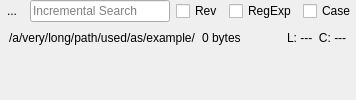
  <widget class="QWidget" name="centralwidget">
   <layout class="QVBoxLayout" name="verticalLayout">
    <property name="margin">
     <number>0</number>
    </property>
    <item>
     <widget class="QFrame" name="incrementalSearchFrame">
      <property name="frameShape">
       <enum>QFrame::NoFrame</enum>
      </property>
      <layout class="QHBoxLayout" name="horizontalLayout">
       <property name="margin">
        <number>0</number>
       </property>
       <item>
        <widget class="QToolButton" name="buttonIFind">
         <property name="text">
          <string>...</string>
         </property>
         <property name="icon">
          <iconset theme="edit-find">
           <normaloff/>
          </iconset>
         </property>
         <property name="autoRaise">
          <bool>true</bool>
         </property>
         <property name="arrowType">
          <enum>Qt::NoArrow</enum>
         </property>
        </widget>
       </item>
       <item>
        <widget class="LineEdit" name="editIFind">
         <property name="placeholderText">
          <string>Incremental Search</string>
         </property>
        </widget>
       </item>
       <item>
        <widget class="QCheckBox" name="checkIFindReverse">
         <property name="text">
          <string>Rev</string>
         </property>
        </widget>
       </item>
       <item>
        <widget class="QCheckBox" name="checkIFindRegex">
         <property name="text">
          <string>RegExp</string>
         </property>
        </widget>
       </item>
       <item>
        <widget class="QCheckBox" name="checkIFindCase">
         <property name="text">
          <string>Case</string>
         </property>
        </widget>
       </item>
      </layout>
     </widget>
    </item>
    <item>
     <widget class="QFrame" name="statusFrame">
      <layout class="QHBoxLayout" name="horizontalLayout_2">
       <property name="topMargin">
        <number>0</number>
       </property>
       <property name="bottomMargin">
        <number>0</number>
       </property>
       <item>
        <widget class="QLabel" name="labelFilename">
         <property name="text">
          <string>/a/very/long/path/used/as/example/</string>
         </property>
         <property name="textInteractionFlags">
          <set>Qt::LinksAccessibleByMouse|Qt::TextSelectableByMouse</set>
         </property>
        </widget>
       </item>
       <item>
        <widget class="QLabel" name="labelBytes">
         <property name="text">
          <string>0 bytes</string>
         </property>
        </widget>
       </item>
       <item>
        <spacer name="horizontalSpacer">
         <property name="orientation">
          <enum>Qt::Horizontal</enum>
         </property>
         <property name="sizeHint" stdset="0">
          <size>
           <width>40</width>
           <height>20</height>
          </size>
         </property>
        </spacer>
       </item>
       <item>
        <widget class="QLabel" name="labelStats">
         <property name="text">
          <string>L: ---  C: ---</string>
         </property>
        </widget>
       </item>
      </layout>
     </widget>
    </item>
    <item>
     <widget class="TabWidget" name="tabWidget">
      <property name="documentMode">
       <bool>true</bool>
      </property>
      <property name="tabsClosable">
       <bool>false</bool>
      </property>
     </widget>
    </item>
   </layout>
  </widget>
